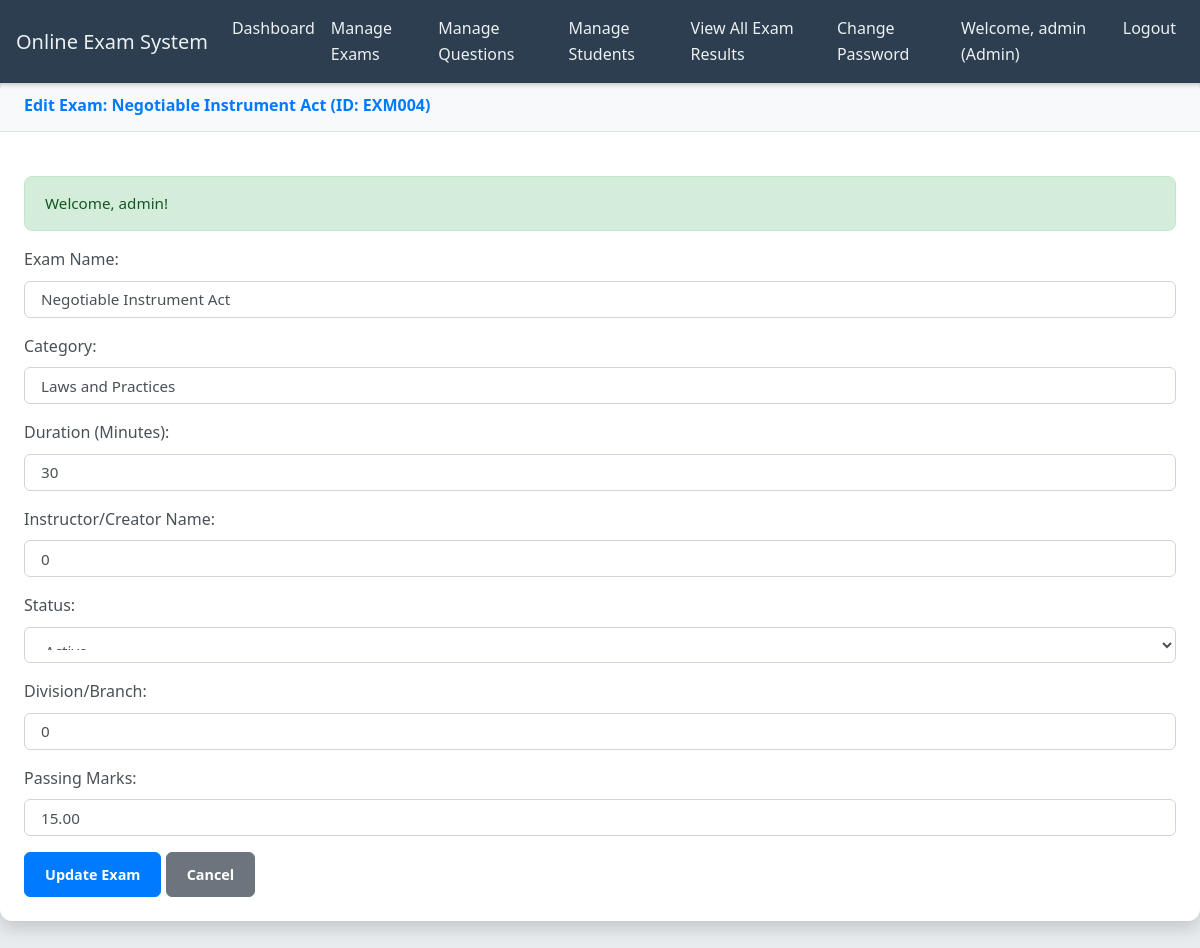
/edit_exam.php?c_id=EXM004 (signed in), run on the app's committed database.
### tables this page shows
CREATE TABLE `course` (
  `c_id` varchar(50) NOT NULL,
  `c_name` varchar(255) NOT NULL,
  `c_category` varchar(100) DEFAULT NULL,
  `c_duration` int NOT NULL,
  `c_inst_name` varchar(255) DEFAULT NULL,
  `c_status` varchar(50) NOT NULL DEFAULT 'active',
  `c_type` varchar(50) NOT NULL DEFAULT 'exam',
  `division_br` varchar(100) DEFAULT NULL,
  `passing_marks` decimal(5,2) NOT NULL DEFAULT '0.00',
  `created_at` timestamp NULL DEFAULT CURRENT_TIMESTAMP,
  PRIMARY KEY (`c_id`)
);

### edit_exam.php (the view, shortened to what this page needs)
<?php
include('config.php');
$exam_id = $_GET['c_id'] ?? null;
$exam_query = "SELECT * FROM course WHERE c_id = ? AND c_type = 'exam'";
$stmt_fetch = mysqli_prepare($connection_db, $exam_query);
mysqli_stmt_bind_param($stmt_fetch, "s", $exam_id);
mysqli_stmt_execute($stmt_fetch);
$exam_result = mysqli_stmt_get_result($stmt_fetch);
$exam_data = mysqli_fetch_assoc($exam_result);
include('includes/header.php');
?>
<div class="card-shadow mb-4">
    <div class="card-header py-3">
        <h6 class="m-0 font-weight-bold text-primary">Edit Exam: <?= htmlspecialchars($exam_data['c_name']); ?> (ID: <?= htmlspecialchars($exam_data['c_id']); ?>)</h6>
    </div>
    <div class="card-body">
        <?php
        if (isset($_SESSION['success']) && $_SESSION['success'] != '') {
            echo '<div class="alert alert-success">' . $_SESSION['success'] . '</div>';
        }
        ?>
        <form action="<?= BASE_URL ?>edit_exam.php?c_id=<?= htmlspecialchars($exam_data['c_id']); ?>" method="POST">
            <div class="form-group">
                <label for="c_name">Exam Name:</label>
                <input type="text" class="form-control" id="c_name" name="c_name" value="<?= htmlspecialchars($exam_data['c_name']); ?>" required>
            </div>
            <div class="form-group">
                <label for="c_category">Category:</label>
                <input type="text" class="form-control" id="c_category" name="c_category" value="<?= htmlspecialchars($exam_data['c_category']); ?>" required>
            </div>
            <div class="form-group">
                <label for="c_duration">Duration (Minutes):</label>
                <input type="number" class="form-control" id="c_duration" name="c_duration" value="<?= htmlspecialchars($exam_data['c_duration']); ?>" min="1" required>
            </div>
            <div class="form-group">
                <label for="c_inst_name">Instructor/Creator Name:</label>
                <input type="text" class="form-control" id="c_inst_name" name="c_inst_name" value="<?= htmlspecialchars($exam_data['c_inst_name']); ?>" required>
            </div>
            <div class="form-group">
                <label for="c_status">Status:</label>
                <select class="form-control" id="c_status" name="c_status" required>
                    <option value="active" <?= ($exam_data['c_status'] == 'active') ? 'selected' : ''; ?>>Active</option>
                </select>
            </div>
            <div class="form-group">
                <label for="division_br">Division/Branch:</label>
                <input type="text" class="form-control" id="division_br" name="division_br" value="<?= htmlspecialchars($exam_data['division_br']); ?>" required>
            </div>
            <div class="form-group">
                <label for="passing_marks">Passing Marks:</label>
                <input type="number" class="form-control" id="passing_marks" name="passing_marks" value="<?= htmlspecialchars($exam_data['passing_marks']); ?>" step="0.01" min="0" required>
            </div>
            <button type="submit" name="update_exam" class="btn btn-primary">Update Exam</button>
            <a href="<?= BASE_URL ?>manage_exams.php" class="btn btn-secondary">Cancel</a>
        </form>
    </div>
</div>
<?php include('includes/footer.php'); ?>

### includes/header.php (style rules this page uses)
body { font-family: 'Segoe UI', Roboto, 'Helvetica Neue', Arial, sans-serif; background-color: #e9ecef; color: #343a40; line-height: 1.6; }
h1, h2, h3, h4, h5, h6 { font-weight: 600; color: #212529; }
.card-shadow { box-shadow: 0 8px 16px rgba(0,0,0,0.15); border-radius: 12px; overflow: hidden; background-color: #ffffff; border: none; }
.card-header { background-color: #f8f9fa; border-bottom: 1px solid #dee2e6; font-size: 1.15em; padding: 1.25rem 1.5rem; color: #495057; border-top-left-radius: 12px; border-top-right-radius: 12px; }
.card-body { padding: 1.5rem; }
.alert { margin-top: 20px; border-radius: 8px; padding: 1rem 1.25rem; font-size: 0.95em; line-height: 1.4; }
.alert-success { background-color: #d4edda; border-color: #c3e6cb; color: #155724; }
.form-control { border-radius: 6px; border-color: #ced4da; padding: 0.75rem 1rem; font-size: 0.95em; transition: border-color 0.15s ease-in-out, box-shadow 0.15s ease-in-out; }
.form-group label { font-weight: 500; margin-bottom: 0.5rem; color: #495057; }
.btn { border-radius: 6px; padding: 0.65rem 1.25rem; font-size: 0.9em; font-weight: 600; transition: all 0.2s ease-in-out; }
.btn-primary { background-color: #007bff; border-color: #007bff; }
.btn-secondary { background-color: #6c757d; border-color: #6c757d; }

### data on the page
course: c_name "Negotiable Instrument Act", c_id "EXM004", c_category "Laws and Practices", c_duration "30", c_inst_name "0", c_status "Active", division_br "0", passing_marks "15.00"

### other printed values
$_SESSION['username'] "admin"
$_SESSION['usertype'] "Admin"
$_SESSION['success'] "Welcome, admin!"
